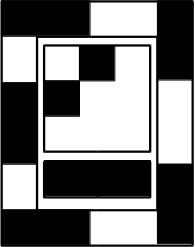
#> input picture data/tests/tag_dirNN.png, 195 x 247 px, found by its file name
$ python tag_lecture.py   (Python 2 division)
#> lines starting #> are read from the running program, lines starting #| are printed output that depends on the picture; after the words box and inside, x2 and y2 are one past the last pixel; in counts of white or black regions, pixels touching at a corner belong together
# -*- coding: utf-8 -*-
"""
Created on Sun Jan 31 00:30:18 2016

@author: emilie
"""

# -*- coding: utf-8 -*-
"""
Created on Sat Jan 30 01:04:35 2016

@author: emilie
"""

import cv2
import numpy as np
from math import fabs
import time

img = cv2.imread('tag_dirNN.png',0)
#> img is the input picture: shape (247, 195); min 0, max 255, mean 123.1


nbCasesIdParCote = 3
dtime =time.time()
# [10 lines of commented-out code are left out]
img2 = cv2.equalizeHist(img) #cdf[img2]
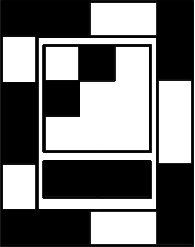
#> img2: shape (247, 195); min 0, max 255, mean 116.3
#print cdf
#blur = cv2.GaussianBlur(img2,(5,5),0)
ret,thresh = cv2.threshold(img2,0,255,cv2.THRESH_BINARY+cv2.THRESH_OTSU)
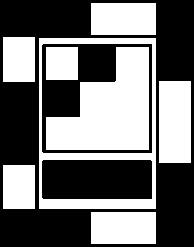
#> thresh: shape (247, 195); 44.9% white; 9 white regions, largest, box (x1, y1, x2, y2) and area: (46, 47, 149, 150) 6970, (39, 38, 156, 209) 3732, (159, 81, 191, 163) 2624
#> ret = 40


#ret,thresh = cv2.threshold(img2, 0, 255, cv2.THRESH_BINARY)
edges = cv2.Canny(thresh,100,200,L2gradient=True)
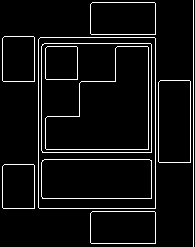
#> edges: shape (247, 195); 6.2% white in thin lines or dots

contours, hierarchy = cv2.findContours(edges,cv2.RETR_TREE,cv2.CHAIN_APPROX_SIMPLE)
#> contours = 21 contours, 1 with area under 20; largest, box (x1, y1, x2, y2) and area: (38, 37, 156, 209) 20004, (38, 37, 156, 209) 20004, (41, 43, 152, 153) 11984, (41, 43, 152, 153) 11982, (45, 46, 149, 150) 6963
cv2.imwrite('tag_find-contour.png',thresh)


def pixImg(img):
    listImg = list(img)
    tabImg = np.asarray(map(str,listImg))
    #tabImg.reshape(img.shape)
    return tabImg

#print contours
# **[Next, Previous, First_Child, Parent]**
try:
    fichier = open("findCont.txt","w")
    fichier.write("Mon image\n")
    #fichier.write(pixImg(thresh))
    fichier.write("Hierarchie\n")
    fichier.write(str(hierarchy))
    fichier.write("\nContours\n")
    fichier.write(str(contours))
    fichier.close()
except IOError:
    pass

#print hierarchy
#print contours
idParent = idEnfant1= idEnfant2 = -2
for i,h in enumerate(hierarchy[0]) :
    if (h[3] == -1 and h[2] != -1) :
        idParent = i
        print "table" ,h , " index ",i
    elif(h[3] == idParent  and h[0] != -1) :
        idEnfant2 = i
        print "table 2d child " ,h , " index ",i, " _ ", contours[i]
    elif(h[3] == idParent  and h[1] != -1) :
        idEnfant1 = i
        print "table 1st child " ,h , " index ",i, " _ ", contours[i]
#> this loop made 21 passes
#> h on passes 1 to 12: [2, -1, 1, -1], [-1, -1, -1, 0], [4, 0, 3, -1], [-1, -1, -1, 2], [6, 2, 5, -1], [-1, -1, -1, 4], [16, 4, 7, -1], [-1, -1, 8, 6], [10, -1, 9, 7], [-1, -1, -1, 8], [-1, 8, 11, 7], [-1, -1, 12, 10]
#| table [ 2 -1  1 -1]  index  0
#| table [ 4  0  3 -1]  index  2
#| table [ 6  2  5 -1]  index  4
#| table [16  4  7 -1]  index  6
#| table [18  6 17 -1]  index  16
#| table [20 16 19 -1]  index  18


#analyseEnfant2(idEnfant2,contours[idEnfant2])


#def analyseEnfant2( idEnfant1):


def filtreDoublon(tEnfant) :
    #print " len tEnfant ", len(tEnfant)," len tEnfant[0]", tEnfant[0]," len tEnfant[1]", tEnfant[1]
    filteredList = []
    for ind, e in enumerate(tEnfant) :
        x=e[0][0]
        y=e[0][1]
        #print  " ------- analysing ---", x,",",y
        doublon = False

        for el in enumerate(filteredList) :
           # print " compared with ", el, " X=", el[1][0], " Y=", el[1][1]
            if fabs(x - el[1][0]) < 6 and fabs(y - el[1][1]) < 6:
            #    print " doublon!! "
                doublon = True

        if not doublon:
            filteredList.append([x,y])
#> this loop made 8 passes
#> (x, y) on passes 1 to 8: (92, 2), (154, 2), (155, 3), (155, 33), (154, 34), (91, 34), (90, 33), (90, 4)
#> after the loop, filteredList = [[92, 2], [154, 2], [155, 33], [91, 34]]
    return filteredList

#filtreDoublon(contours[idEnfant2])
datasEnfant1 = filtreDoublon(contours[idEnfant1])
#> datasEnfant1 = [[92, 2], [154, 2], [155, 33], [91, 34]]
print "datas enfant1 " , datasEnfant1
#| datas enfant1  [[92, 2], [154, 2], [155, 33], [91, 34]]
datasEnfant2 = filtreDoublon(contours[idEnfant2])
#> the loop in filtreDoublon (call 2), `for ind, e in enumerate(tEnfant) :` made 8 passes
#> datasEnfant2 = [[92, 2], [154, 2], [155, 33], [91, 34]]
print "datas enfant2 " , datasEnfant2
#| datas enfant2  [[92, 2], [154, 2], [155, 33], [91, 34]]

def getBitPixel(x,y):           # !!!!!!!!!!!!!  ajouter filtre moyenne couleur matrice 9
    val = img2[x][y]
    if(val<127):
        return 1
    else:
        return 0

def coordMinMax(datasEnfant):
    x1 = 99999
    y1 = 99999
    x2 = 0
    y2 = 0
    for coord in enumerate(datasEnfant) :
        if x1 > coord[1][0] :
            x1 = coord[1][0]
        elif x2 < coord[1][0] :
            x2 = coord[1][0]
        if y1 > coord[1][1] :
            y1 = coord[1][1]
        elif y2 < coord[1][1] :
            y2 = coord[1][1]
#> this loop made 4 passes
#> (coord, x2, y2) on passes 2 to 3: ((1, [154, 2]), 154, 2), ((2, [155, 33]), 155, 33)
#> (coord, x1, y1) on pass 1: ((0, [92, 2]), 92, 2)
#> after the loop, x1 = 91; x2 = 155; y1 = 2; y2 = 34
    return x1,y1,x2,y2

def extractionId(datasEnfant1):
    x1,y1,x2,y2 = coordMinMax(datasEnfant1)
#> x1 = 91; y1 = 2; x2 = 155; y2 = 34
    # affichage coint haut gauche
    subtab = edges[y1-100:y1+100,x1-100:x1+100]
#> subtab = empty array
    cv2.imshow("bord",subtab)
    cv2.waitKey(0)
    cv2.destroyWindow("bord")
    tailleCase = (x2-x1)/nbCasesIdParCote
#> tailleCase = 21
    pointInitial = x1 + tailleCase/2
#> pointInitial = 101
    print "x1,y1 min : " ,x1 , " ",y1 , " x2,y2 max : " , x2, " " ,y2 , " tailleCase : ", tailleCase, ", pointInit: ", pointInitial
#| x1,y1 min :  91   2  x2,y2 max :  155   34  tailleCase :  21 , pointInit:  101
    idRobot = 0
    for coord in range(nbCasesIdParCote * nbCasesIdParCote) :
        deltaX = coord % nbCasesIdParCote
        deltaY = coord / nbCasesIdParCote   # partie entiere
       # coordColor.append({(pointInitial+tailleCase*deltaY,pointInitial+tailleCase*deltaX):getCouleurPixel(pointInitial+tailleCase*deltaY,pointInitial+tailleCase*deltaX) })
        #coordColorValue[deltaY,deltaX]= pointInitial+tailleCase*deltaX +tailleCase*deltaY
        bitId = getBitPixel(pointInitial+tailleCase*deltaY,pointInitial+tailleCase*deltaX)
        #img2[pointInitial+tailleCase*deltaY][pointInitial+tailleCase*deltaX]=45
        idRobot = idRobot + np.math.pow(2,coord)*bitId
#> after the loop, idRobot = 0
    print " idRobot ",idRobot
#|  idRobot  0.0


extractionId(datasEnfant1)

def extractionDirection(datasEnfant2):
    x1,y1,x2,y2 = coordMinMax(datasEnfant2)
#> the loop in coordMinMax (call 2), `for coord in enumerate(datasEnfant) :` made 4 passes
#> x1 = 91; y1 = 2; x2 = 155; y2 = 34
    coordGX = x1 + (x2 - x1)/4
#> coordGX = 107
    coordDX = x2 - (x2 - x1)/4
#> coordDX = 139
    coordMidY = y1 + (y2 - y1)/2
#> coordMidY = 18
    print "coordGX ", coordGX , " coordDX ", coordDX, " coordMidY ", coordMidY , " y1 " , y1, " y2 " , y2, " img2 D " , img2[0][coordMidY]
#| coordGX  107  coordDX  139  coordMidY  18  y1  2  y2  34  img2 D  2
    dirRobot = 10 * getBitPixel(coordMidY, coordGX) + getBitPixel(coordMidY, coordDX)
#> dirRobot = 0
    print "direction robot ", dirRobot
#| direction robot  0
    img2[coordMidY][coordDX]=255
    img2[coordMidY][coordDX-1]=255
    img2[coordMidY][coordDX-2]=255
    img2[coordMidY][coordDX-3]=255

    img2[coordMidY][coordGX]=255
    img2[coordMidY][coordGX-1]=255
    img2[coordMidY][coordGX-2]=255
    img2[coordMidY][coordGX-3]=255

    cv2.imshow("test",img2)
    cv2.waitKey(0) & 0xFF
    cv2.destroyAllWindows()

extractionDirection(datasEnfant2)
ftime = time.time()
print("Temps total: {}s".format(ftime-dtime))
